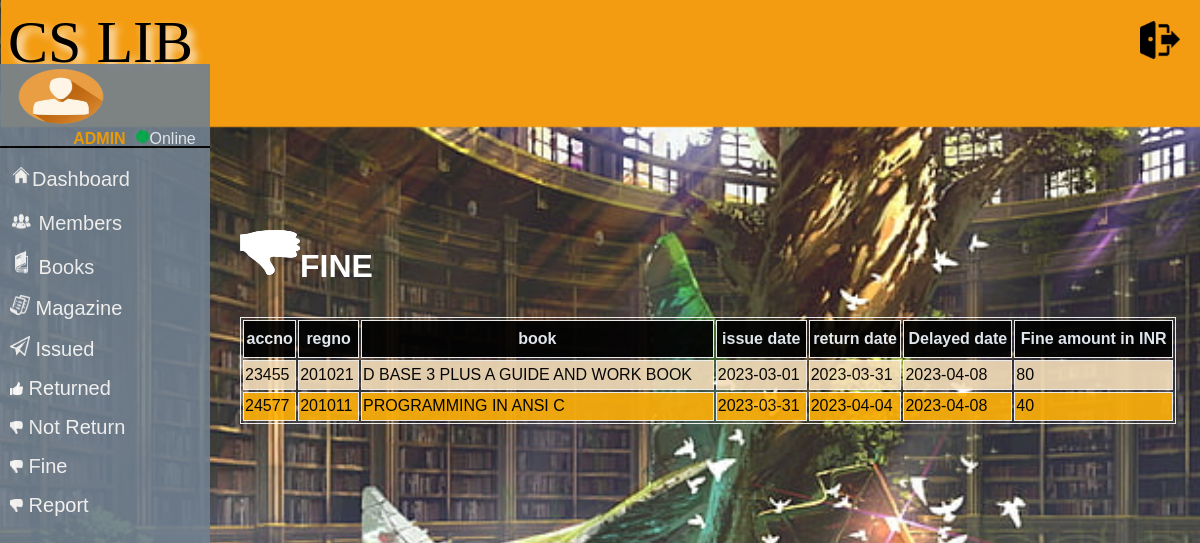
The page /dashboard/fine.php on the database its author committed.
### tables this page shows
CREATE TABLE IF NOT EXISTS `report` (
  `accno` int(11) NOT NULL,
  `regno` int(11) NOT NULL,
  `issue_date` date NOT NULL,
  `return_date` date NOT NULL,
  `delay_date` date NOT NULL,
  `status` varchar(20) NOT NULL DEFAULT 'not returned',
  `fine` int(11) NOT NULL,
  UNIQUE KEY `accno` (`accno`,`regno`),
  KEY `regno` (`regno`)
);

CREATE TABLE IF NOT EXISTS `books` (
  `sno` int(10) NOT NULL,
  `accno` int(10) NOT NULL,
  `book` varchar(50) NOT NULL,
  `author` varchar(50) NOT NULL,
  `rs` int(7) NOT NULL,
  `status` varchar(20) NOT NULL,
  PRIMARY KEY (`accno`)
);

### dashboard/fine.php (the view, shortened to what this page needs)
<html>
<head>
    <link rel="stylesheet" href="../css/issued.css">
</head>
<body>
    <div class="header">
<img src="../image/main_header.png" class="mh">
<font class="head">CS LIB</font>
<a href="../index.html" class="logout"><img src="../image/icons/logout.png" width="40" heigth="40"></a>
</div>
<img SRC="../image/icons/thumbsdown.png" width="60" height="45" class="home"><h1 class="home1">FINE</h1>
<li>
    <img src="../image/icons/admin.png" width="100" height="70" class="loginpng">
    <font class="admin"><b>ADMIN&nbsp; </b><img src="../image/online.png" width="15" height="15"><span>Online</span></font>
    <hr color="black">
    <ol><a href="../main.html"><img src="../image/icons/dashboard.png" width="22" height="22">Dashboard</a></ol>
        <ol><a href="../dashboard/member.php"><img src="../image/icons/member.png" width="23" height="23"> Members      </a></ol>
        <ol><a href="../dashboard/book.php"><img src="../image/icons/book.png" width="23" height="23"> Books   </a></ol>
        <ol><a href="../dashboard/magazine.php"><img src="../image/icons/magazine.png" width="20" height="20"> Magazine </a></ol>
        <ol><a href="../dashboard/issued.php"><img src="../image/icons/rocket.png" width="20" height="20"> Issued     </a></ol>
        <ol><a href="../dashboard/return.php"><img src="../image/icons/dumbsup.png" width="13" height="13"> Returned</a></ol>
        <ol><a href="../dashboard/notreturned.php"><img src="../image/icons/thumbsdown.png" width="13" height="13"> Not Return</a></ol>
        <ol><a href="../dashboard/fine.php"><img src="./image/icons/thumbsdown.png" width="13" height="13"> Fine</a></ol>
        <ol><a href="../dashboard/report.php"><img src="./image/icons/thumbsdown.png" width="13" height="13"> Report</a></ol>
    </li>
    <?php
        $link=mysqli_connect('localhost','root','','library');
        $query="SELECT * FROM report,books where report.accno=books.accno AND report.status='returned'";
        $result=mysqli_query($link,$query);
        $numrow=mysqli_num_rows($result);
        if($numrow>0)
        {
         echo '<table border="1" class="issued">';
         echo '<tr>';
         echo '<th>accno</th>';
         echo '<th>regno</th>';
         echo '<th>book</th>';
         echo '<th>issue date</th>';
         echo '<th>return date</th>';
         echo '<th>Delayed date</th>';
         echo '<th>Fine amount in INR</th>';
         echo '</tr>';
         while($row=mysqli_fetch_assoc($result))
         {
             echo '<tr>';
             echo '<td>'.$row['accno'].'</td>';
             echo '<td>'.$row['regno'].'</td>';
             echo '<td>'.$row['book'].'</td>';
             echo '<td>'.$row['issue_date'].'</td>';
             echo '<td>'.$row['return_date'].'</td>';
             echo '<td>'.$row['delay_date'].'</td>';
             echo '<td>'.$row['fine'].'</td>';
             echo '</tr>';
         }
         echo '</table>';
        }
        else{
         echo 'record not found';
        }
       ?>
</body>
</html>

### css/issued.css (style rules this page uses)
body { background:url("../image/anime-landscape-library-nature-hd-wallpaper-preview.jpg"); background-position:center; background-size:cover; height:45%; }
.mh { position:fixed; top: -10px; left:1px; width:100%; height:13%; }
.head { position:relative; padding-bottom:1%; padding-top:40%; padding-right:3%; font-size:60px; font-family:Colonna MT; color:rgb(0, 0, 0); text-shadow:5px 5px 8px rgb(255, 255, 255); }
.loginpng { position:relative; left:8%; }
.admin { position:absolute; bottom:92%; left:43%; color: orange; }
.admin b { font-family:Arial, Helvetica, sans-serif; }
.admin span { position: relative; font: size 13px; color:aliceblue; font-family:Arial, Helvetica, sans-serif ; }
.logout { position:absolute; right:20px; top:2%; }
.home { position:absolute; left:20%; bottom:74%; }
.home1 { position:absolute; left:25%; bottom:71%; color:white; font-family: Arial, Helvetica, sans-serif; }
li { position: absolute; left:-30px; top:63.5px; height:100%; width:20%; background-color:slategrey; opacity:0.9; }
li ol a { color:white; text-decoration: none; font-size:20px; font-family:Arial, Helvetica, sans-serif; }
.issued,.issued th,.issued td { border:1px solid rgb(255, 255, 255); }
.issued { position:absolute; left:20%; top:30%; font-family: Arial, Helvetica, sans-serif; font-size:12 px; width:78%; opacity: .9; }
.issued th { background-color:rgb(0, 0, 0); color:aliceblue; padding-top: 1%; padding-bottom: 1%; }
.issued td { padding-top:0.5%; padding-bottom: .5%; }
.issued tr:nth-child(odd) { background-color:rgb(255, 177, 8); }
.issued tr:nth-child(even) { background-color:rgb(244, 222, 186); }

### rows shown on the page
report: accno.accno "23455", regno "201021", accno.book "D BASE 3 PLUS A GUIDE AND WORK BOOK", issue_date "2023-03-01", return_date "2023-03-31", delay_date "2023-04-08", fine "80"
report: accno.accno "24577", regno "201011", accno.book "PROGRAMMING IN ANSI C", issue_date "2023-03-31", return_date "2023-04-04", delay_date "2023-04-08", fine "40"
